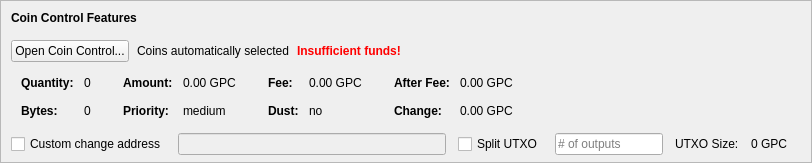
    <widget class="QFrame" name="frameCoinControl">
     <property name="sizePolicy">
      <sizepolicy hsizetype="Expanding" vsizetype="Expanding">
       <horstretch>0</horstretch>
       <verstretch>0</verstretch>
      </sizepolicy>
     </property>
     <property name="maximumSize">
      <size>
       <width>16777215</width>
       <height>16777215</height>
      </size>
     </property>
     <property name="frameShape">
      <enum>QFrame::StyledPanel</enum>
     </property>
     <property name="frameShadow">
      <enum>QFrame::Sunken</enum>
     </property>
     <layout class="QVBoxLayout" name="verticalLayoutCoinControl2">
      <property name="spacing">
       <number>0</number>
      </property>
      <property name="leftMargin">
       <number>0</number>
      </property>
      <property name="topMargin">
       <number>0</number>
      </property>
      <property name="rightMargin">
       <number>0</number>
      </property>
      <property name="bottomMargin">
       <number>6</number>
      </property>
      <item>
       <layout class="QVBoxLayout" name="verticalLayoutCoinControl" stretch="0,0,0,0,1">
        <property name="spacing">
         <number>0</number>
        </property>
        <property name="leftMargin">
         <number>10</number>
        </property>
        <property name="topMargin">
         <number>10</number>
        </property>
        <item>
         <layout class="QHBoxLayout" name="horizontalLayoutCoinControl1">
          <property name="bottomMargin">
           <number>15</number>
          </property>
          <item>
           <widget class="QLabel" name="labelCoinControlFeatures">
            <property name="sizePolicy">
             <sizepolicy hsizetype="Preferred" vsizetype="Maximum">
              <horstretch>0</horstretch>
              <verstretch>0</verstretch>
             </sizepolicy>
            </property>
            <property name="font">
             <font>
              <weight>75</weight>
              <bold>true</bold>
             </font>
            </property>
            <property name="styleSheet">
             <string notr="true">font-weight:bold;</string>
            </property>
            <property name="text">
             <string>Coin Control Features</string>
            </property>
           </widget>
          </item>
         </layout>
        </item>
        <item>
         <layout class="QHBoxLayout" name="horizontalLayoutCoinControl2" stretch="0,0,0,0">
          <property name="spacing">
           <number>8</number>
          </property>
          <property name="bottomMargin">
           <number>10</number>
          </property>
          <item>
           <widget class="QPushButton" name="pushButtonCoinControl">
            <property name="styleSheet">
             <string notr="true"/>
            </property>
            <property name="text">
             <string>Open Coin Control...</string>
            </property>
            <property name="autoDefault">
             <bool>false</bool>
            </property>
           </widget>
          </item>
          <item>
           <widget class="QLabel" name="labelCoinControlAutomaticallySelected">
            <property name="text">
             <string>Coins automatically selected</string>
            </property>
            <property name="margin">
             <number>5</number>
            </property>
           </widget>
          </item>
          <item>
           <widget class="QLabel" name="labelCoinControlInsuffFunds">
            <property name="font">
             <font>
              <weight>75</weight>
              <bold>true</bold>
             </font>
            </property>
            <property name="styleSheet">
             <string notr="true">color:red;font-weight:bold;</string>
            </property>
            <property name="text">
             <string>Insufficient funds!</string>
            </property>
            <property name="margin">
             <number>5</number>
            </property>
           </widget>
          </item>
          <item>
           <spacer name="horizontalSpacerCoinControl">
            <property name="orientation">
             <enum>Qt::Horizontal</enum>
            </property>
            <property name="sizeHint" stdset="0">
             <size>
              <width>40</width>
              <height>1</height>
             </size>
            </property>
           </spacer>
          </item>
         </layout>
        </item>
        <item>
         <widget class="QWidget" name="widgetCoinControl" native="true">
          <property name="sizePolicy">
           <sizepolicy hsizetype="Preferred" vsizetype="Preferred">
            <horstretch>0</horstretch>
            <verstretch>0</verstretch>
           </sizepolicy>
          </property>
          <property name="minimumSize">
           <size>
            <width>0</width>
            <height>0</height>
           </size>
          </property>
          <property name="styleSheet">
           <string notr="true"/>
          </property>
          <layout class="QHBoxLayout" name="horizontalLayoutCoinControl5">
           <property name="leftMargin">
            <number>0</number>
           </property>
           <property name="topMargin">
            <number>0</number>
           </property>
           <property name="rightMargin">
            <number>0</number>
           </property>
           <property name="bottomMargin">
            <number>0</number>
           </property>
           <item>
            <layout class="QHBoxLayout" name="horizontalLayoutCoinControl3" stretch="0,0,0,1">
             <property name="spacing">
              <number>20</number>
             </property>
             <property name="topMargin">
              <number>0</number>
             </property>
             <property name="bottomMargin">
              <number>10</number>
             </property>
             <item>
              <layout class="QFormLayout" name="formLayoutCoinControl1">
               <property name="horizontalSpacing">
                <number>10</number>
               </property>
               <property name="verticalSpacing">
                <number>14</number>
               </property>
               <property name="leftMargin">
                <number>10</number>
               </property>
               <property name="topMargin">
                <number>4</number>
               </property>
               <property name="rightMargin">
                <number>6</number>
               </property>
               <item row="0" column="0">
                <widget class="QLabel" name="labelCoinControlQuantityText">
                 <property name="font">
                  <font>
                   <weight>75</weight>
                   <bold>true</bold>
                  </font>
                 </property>
                 <property name="text">
                  <string>Quantity:</string>
                 </property>
                 <property name="margin">
                  <number>0</number>
                 </property>
                </widget>
               </item>
               <item row="0" column="1">
                <widget class="QLabel" name="labelCoinControlQuantity">
                 <property name="cursor">
                  <cursorShape>IBeamCursor</cursorShape>
                 </property>
                 <property name="contextMenuPolicy">
                  <enum>Qt::ActionsContextMenu</enum>
                 </property>
                 <property name="text">
                  <string notr="true">0</string>
                 </property>
                 <property name="margin">
                  <number>0</number>
                 </property>
                 <property name="textInteractionFlags">
                  <set>Qt::LinksAccessibleByMouse|Qt::TextSelectableByKeyboard|Qt::TextSelectableByMouse</set>
                 </property>
                </widget>
               </item>
               <item row="1" column="0">
                <widget class="QLabel" name="labelCoinControlBytesText">
                 <property name="font">
                  <font>
                   <weight>75</weight>
                   <bold>true</bold>
                  </font>
                 </property>
                 <property name="text">
                  <string>Bytes:</string>
                 </property>
                </widget>
               </item>
               <item row="1" column="1">
                <widget class="QLabel" name="labelCoinControlBytes">
                 <property name="cursor">
                  <cursorShape>IBeamCursor</cursorShape>
                 </property>
                 <property name="contextMenuPolicy">
                  <enum>Qt::ActionsContextMenu</enum>
                 </property>
                 <property name="text">
                  <string notr="true">0</string>
                 </property>
                 <property name="textInteractionFlags">
                  <set>Qt::LinksAccessibleByMouse|Qt::TextSelectableByKeyboard|Qt::TextSelectableByMouse</set>
                 </property>
                </widget>
               </item>
              </layout>
             </item>
             <item>
              <layout class="QFormLayout" name="formLayoutCoinControl2">
               <property name="horizontalSpacing">
                <number>10</number>
               </property>
               <property name="verticalSpacing">
                <number>14</number>
               </property>
               <property name="leftMargin">
                <number>6</number>
               </property>
               <property name="topMargin">
                <number>4</number>
               </property>
               <property name="rightMargin">
                <number>6</number>
               </property>
               <item row="0" column="0">
                <widget class="QLabel" name="labelCoinControlAmountText">
                 <property name="font">
                  <font>
                   <weight>75</weight>
                   <bold>true</bold>
                  </font>
                 </property>
                 <property name="text">
                  <string>Amount:</string>
                 </property>
                 <property name="margin">
                  <number>0</number>
                 </property>
                </widget>
               </item>
               <item row="0" column="1">
                <widget class="QLabel" name="labelCoinControlAmount">
                 <property name="cursor">
                  <cursorShape>IBeamCursor</cursorShape>
                 </property>
                 <property name="contextMenuPolicy">
                  <enum>Qt::ActionsContextMenu</enum>
                 </property>
                 <property name="text">
                  <string notr="true">0.00 GPC</string>
                 </property>
                 <property name="textInteractionFlags">
                  <set>Qt::LinksAccessibleByMouse|Qt::TextSelectableByKeyboard|Qt::TextSelectableByMouse</set>
                 </property>
                </widget>
               </item>
               <item row="1" column="0">
                <widget class="QLabel" name="labelCoinControlPriorityText">
                 <property name="font">
                  <font>
                   <weight>75</weight>
                   <bold>true</bold>
                  </font>
                 </property>
                 <property name="text">
                  <string>Priority:</string>
                 </property>
                </widget>
               </item>
               <item row="1" column="1">
                <widget class="QLabel" name="labelCoinControlPriority">
                 <property name="cursor">
                  <cursorShape>IBeamCursor</cursorShape>
                 </property>
                 <property name="contextMenuPolicy">
                  <enum>Qt::ActionsContextMenu</enum>
                 </property>
                 <property name="text">
                  <string>medium</string>
                 </property>
                 <property name="textInteractionFlags">
                  <set>Qt::LinksAccessibleByMouse|Qt::TextSelectableByKeyboard|Qt::TextSelectableByMouse</set>
                 </property>
                </widget>
               </item>
              </layout>
             </item>
             <item>
              <layout class="QFormLayout" name="formLayoutCoinControl3">
               <property name="horizontalSpacing">
                <number>10</number>
               </property>
               <property name="verticalSpacing">
                <number>14</number>
               </property>
               <property name="leftMargin">
                <number>6</number>
               </property>
               <property name="topMargin">
                <number>4</number>
               </property>
               <property name="rightMargin">
                <number>6</number>
               </property>
               <item row="0" column="0">
                <widget class="QLabel" name="labelCoinControlFeeText">
                 <property name="font">
                  <font>
                   <weight>75</weight>
                   <bold>true</bold>
                  </font>
                 </property>
                 <property name="text">
                  <string>Fee:</string>
                 </property>
                 <property name="margin">
                  <number>0</number>
                 </property>
                </widget>
               </item>
               <item row="0" column="1">
                <widget class="QLabel" name="labelCoinControlFee">
                 <property name="cursor">
                  <cursorShape>IBeamCursor</cursorShape>
                 </property>
                 <property name="contextMenuPolicy">
                  <enum>Qt::ActionsContextMenu</enum>
                 </property>
                 <property name="text">
                  <string notr="true">0.00 GPC</string>
                 </property>
                 <property name="textInteractionFlags">
                  <set>Qt::LinksAccessibleByMouse|Qt::TextSelectableByKeyboard|Qt::TextSelectableByMouse</set>
                 </property>
                </widget>
               </item>
               <item row="1" column="0">
                <widget class="QLabel" name="labelCoinControlLowOutputText">
                 <property name="font">
                  <font>
                   <weight>75</weight>
                   <bold>true</bold>
                  </font>
                 </property>
                 <property name="text">
                  <string>Dust:</string>
                 </property>
                </widget>
               </item>
               <item row="1" column="1">
                <widget class="QLabel" name="labelCoinControlLowOutput">
                 <property name="cursor">
                  <cursorShape>IBeamCursor</cursorShape>
                 </property>
                 <property name="contextMenuPolicy">
                  <enum>Qt::ActionsContextMenu</enum>
                 </property>
                 <property name="text">
                  <string>no</string>
                 </property>
                 <property name="textInteractionFlags">
                  <set>Qt::LinksAccessibleByMouse|Qt::TextSelectableByKeyboard|Qt::TextSelectableByMouse</set>
                 </property>
                </widget>
               </item>
              </layout>
             </item>
             <item>
              <layout class="QFormLayout" name="formLayoutCoinControl4">
               <property name="horizontalSpacing">
                <number>10</number>
               </property>
               <property name="verticalSpacing">
                <number>14</number>
               </property>
               <property name="leftMargin">
                <number>6</number>
               </property>
               <property name="topMargin">
                <number>4</number>
               </property>
               <property name="rightMargin">
                <number>6</number>
               </property>
               <item row="0" column="0">
                <widget class="QLabel" name="labelCoinControlAfterFeeText">
                 <property name="font">
                  <font>
                   <weight>75</weight>
                   <bold>true</bold>
                  </font>
                 </property>
                 <property name="text">
                  <string>After Fee:</string>
                 </property>
                 <property name="margin">
                  <number>0</number>
                 </property>
                </widget>
               </item>
               <item row="0" column="1">
                <widget class="QLabel" name="labelCoinControlAfterFee">
                 <property name="cursor">
                  <cursorShape>IBeamCursor</cursorShape>
                 </property>
                 <property name="contextMenuPolicy">
                  <enum>Qt::ActionsContextMenu</enum>
                 </property>
                 <property name="text">
                  <string notr="true">0.00 GPC</string>
                 </property>
                 <property name="textInteractionFlags">
                  <set>Qt::LinksAccessibleByMouse|Qt::TextSelectableByKeyboard|Qt::TextSelectableByMouse</set>
                 </property>
                </widget>
               </item>
               <item row="1" column="0">
                <widget class="QLabel" name="labelCoinControlChangeText">
                 <property name="font">
                  <font>
                   <weight>75</weight>
                   <bold>true</bold>
                  </font>
                 </property>
                 <property name="text">
                  <string>Change:</string>
                 </property>
                </widget>
               </item>
               <item row="1" column="1">
                <widget class="QLabel" name="labelCoinControlChange">
                 <property name="cursor">
                  <cursorShape>IBeamCursor</cursorShape>
                 </property>
                 <property name="contextMenuPolicy">
                  <enum>Qt::ActionsContextMenu</enum>
                 </property>
                 <property name="text">
                  <string notr="true">0.00 GPC</string>
                 </property>
                 <property name="textInteractionFlags">
                  <set>Qt::LinksAccessibleByMouse|Qt::TextSelectableByKeyboard|Qt::TextSelectableByMouse</set>
                 </property>
                </widget>
               </item>
              </layout>
             </item>
            </layout>
           </item>
          </layout>
         </widget>
        </item>
        <item>
         <layout class="QHBoxLayout" name="horizontalLayoutCoinControl4" stretch="0,0,0,0,0,0,0">
          <property name="spacing">
           <number>12</number>
          </property>
          <property name="sizeConstraint">
           <enum>QLayout::SetDefaultConstraint</enum>
          </property>
          <property name="topMargin">
           <number>5</number>
          </property>
          <property name="rightMargin">
           <number>5</number>
          </property>
          <item>
           <widget class="QCheckBox" name="checkBoxCoinControlChange">
            <property name="toolTip">
             <string>If this is activated, but the change address is empty or invalid, change will be sent to a newly generated address.</string>
            </property>
            <property name="text">
             <string>Custom change address</string>
            </property>
           </widget>
          </item>
          <item>
           <widget class="QValidatedLineEdit" name="lineEditCoinControlChange">
            <property name="enabled">
             <bool>false</bool>
            </property>
            <property name="sizePolicy">
             <sizepolicy hsizetype="Expanding" vsizetype="Fixed">
              <horstretch>0</horstretch>
              <verstretch>0</verstretch>
             </sizepolicy>
            </property>
           </widget>
          </item>
          <item>
           <widget class="QCheckBox" name="splitBlockCheckBox">
            <property name="text">
             <string>Split UTXO</string>
            </property>
           </widget>
          </item>
          <item>
           <widget class="QLineEdit" name="splitBlockLineEdit">
            <property name="sizePolicy">
             <sizepolicy hsizetype="Fixed" vsizetype="Fixed">
              <horstretch>50</horstretch>
              <verstretch>0</verstretch>
             </sizepolicy>
            </property>
            <property name="placeholderText">
             <string># of outputs</string>
            </property>
           </widget>
          </item>
          <item>
           <widget class="QLabel" name="labelBlockSizeText">
            <property name="text">
             <string>UTXO Size:</string>
            </property>
           </widget>
          </item>
          <item>
           <widget class="QLabel" name="labelBlockSize">
            <property name="text">
             <string>0 GPC</string>
            </property>
           </widget>
          </item>
          <item>
           <widget class="QLabel" name="labelCoinControlChangeLabel">
            <property name="sizePolicy">
             <sizepolicy hsizetype="Preferred" vsizetype="Expanding">
              <horstretch>0</horstretch>
              <verstretch>0</verstretch>
             </sizepolicy>
            </property>
            <property name="minimumSize">
             <size>
              <width>0</width>
              <height>0</height>
             </size>
            </property>
            <property name="text">
             <string/>
            </property>
            <property name="margin">
             <number>3</number>
            </property>
           </widget>
          </item>
         </layout>
        </item>
        <item>
         <spacer name="verticalSpacerCoinControl">
          <property name="orientation">
           <enum>Qt::Vertical</enum>
          </property>
          <property name="sizeHint" stdset="0">
           <size>
            <width>800</width>
            <height>1</height>
           </size>
          </property>
         </spacer>
        </item>
       </layout>
      </item>
     </layout>
    </widget>
